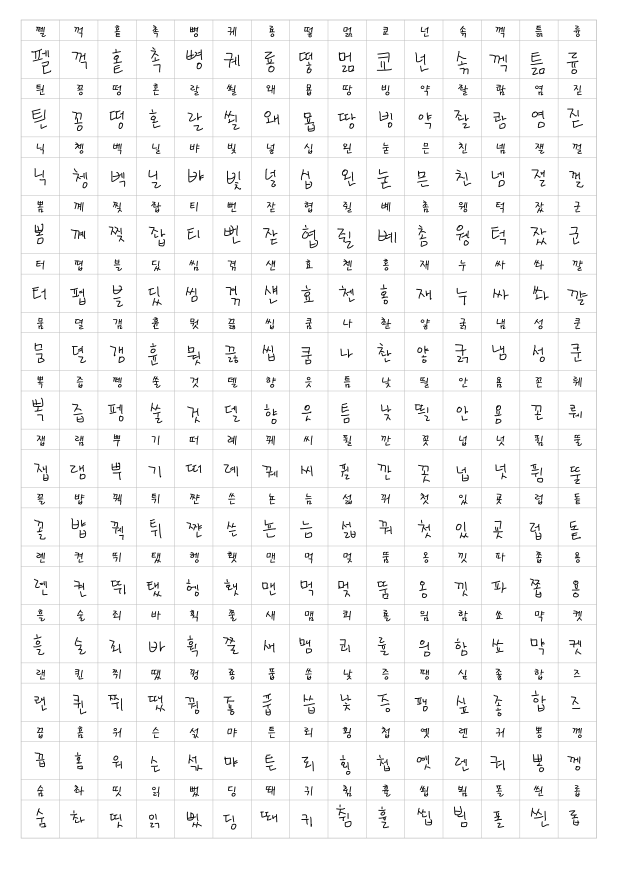
#> input picture ganserver/model/assets/data/handwritten_SH.jpg, 1239 x 1754 px (shown at 1/2 size)
$ python handwritten_split_256.py ../../../ganserver/model/assets/data/handwritten_SH.jpg out   (older library calls are emulated)
#> lines starting #> are read from the running program, lines starting #| are printed output that depends on the picture
import numpy as np
import cv2
import matplotlib.pyplot as plt
from PIL import Image
import sys
import os

if len(sys.argv) != 3:
    print("Insufficient arguments")
    sys.exit()

# path setting
input_file = sys.argv[1] # input file (template)
output_dir = sys.argv[2] # output directory

recent_path = os.path.abspath(os.path.dirname(__file__))

handwritten_file = input_file
hangul_file = os.path.join(recent_path,'common/210_hangul.txt')

save_path = os.path.join(output_dir, '1_') # needed for model training

# 아웃풋 폴더 만들기
try:
    os.makedirs(output_dir)
except FileExistsError:
    pass

# read handwritten image
img = cv2.imread(handwritten_file)
#> img is the input picture: shape (1754, 1239, 3); min 0, max 255, mean 246.5

# column detection
edges = cv2.Laplacian(img, cv2.CV_8U)
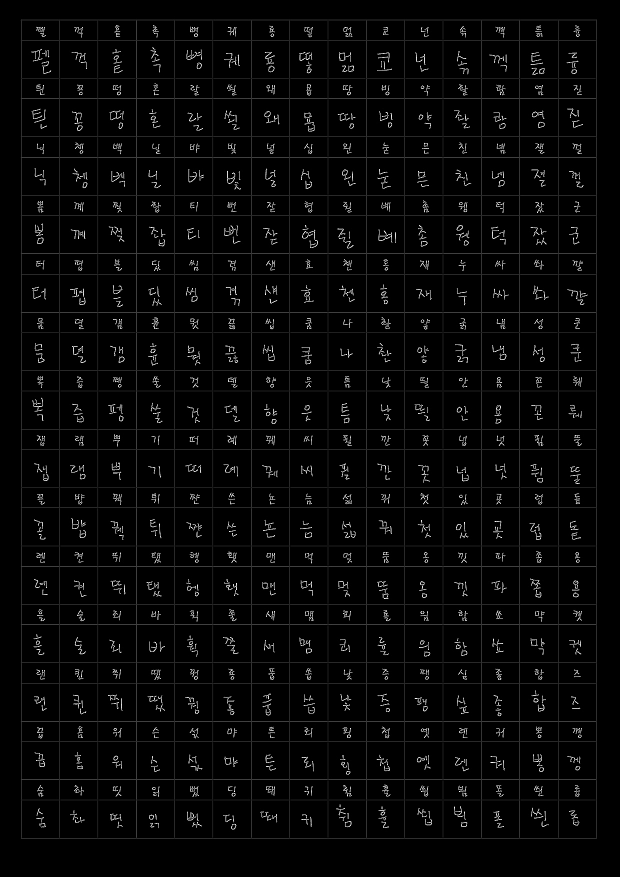
#> edges: shape (1754, 1239, 3) (shown at 1/2 size); min 0, max 255, mean 7.5
kernel = np.zeros((31, 5), np.uint8)
kernel[:, 2] = 1
eroded = cv2.morphologyEx(edges, cv2.MORPH_ERODE, kernel)
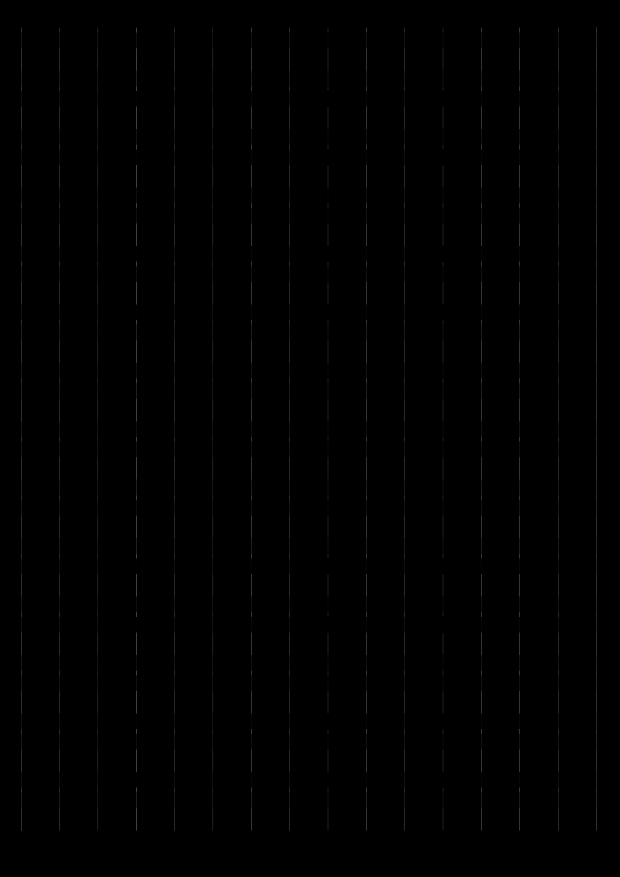
#> eroded: shape (1754, 1239, 3) (shown at 1/2 size); min 0, max 128, mean 0.7
indices = np.nonzero(eroded)
cols = np.unique(indices[1])
#> cols = 21 values from 42 to 1193
filtered_cols = []
for ii in range(len(cols)):
    if ii == 0:
        filtered_cols.append(cols[ii])
    else:
        if np.abs(cols[ii] - cols[ii - 1]) >= 10:
            filtered_cols.append(cols[ii])
#> this loop made 21 passes
#> after the loop, filtered_cols = [42, 119, 195, 272, 349, 425, 502, 579, 655, 732, 809, 885, 962, 1039, 1116, 1192]

# row detection
edges = cv2.Laplacian(img, cv2.CV_8U)
kernel = np.zeros((5, 31), np.uint8)
kernel[2, :] = 1
eroded = cv2.morphologyEx(edges, cv2.MORPH_ERODE, kernel)
indices = np.nonzero(eroded)
rows = np.unique(indices[0])
#> rows = 36 values from 39 to 1676
filtered_rows = []
for ii in range(len(rows)):
    if ii == 0:
        filtered_rows.append(rows[ii])
    else:
        if np.abs(rows[ii] - rows[ii - 1]) >= 10:
            filtered_rows.append(rows[ii])
#> this loop made 36 passes
#> after the loop, filtered_rows = 29 values from 39 to 1676


# labeling
with open(hangul_file, 'r', encoding='utf-8') as rf:
#> (reads fontgan/makefontapp/tools/common/210_hangul.txt from the repository)
    hangul = rf.read().replace("'", '').replace(",", '').split()

#k = iter(hangul)
k = iter([str(i) for i in range(1, len(hangul)+1)])

from common import preprocessing

for i in range(len(filtered_rows)-1):
    if i%2 == 0:
        continue
    for j in range(len(filtered_cols)-1):
        cropped = img[filtered_rows[i]+3:filtered_rows[i+1]-2,
                                filtered_cols[j]+3:filtered_cols[j+1]-2, :]
        Image.fromarray(cropped).save(save_path + next(k) + '.png')
#> this loop made 28 passes
#> pass 2, `Image.fromarray(cropped).save(save_path + next(k) + '.png')`:
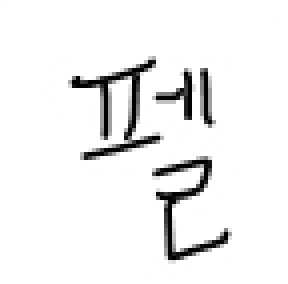
#> saved as 1_1.png: PIL image 72x71 RGB (shown 4 times larger); min 0, max 255, mean 239.8
#> pass 2, `Image.fromarray(cropped).save(save_path + next(k) + '.png')`:
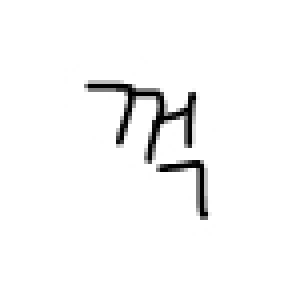
#> saved as 1_2.png: PIL image 71x71 RGB (shown 4 times larger); min 0, max 255, mean 246.6
#> pass 2, `Image.fromarray(cropped).save(save_path + next(k) + '.png')`:
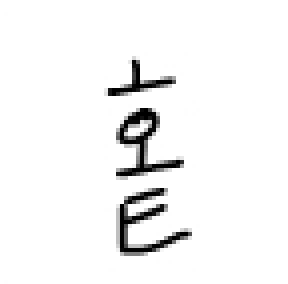
#> saved as 1_3.png: PIL image 72x71 RGB (shown 4 times larger); min 0, max 255, mean 244
#> pass 2, `Image.fromarray(cropped).save(save_path + next(k) + '.png')`:
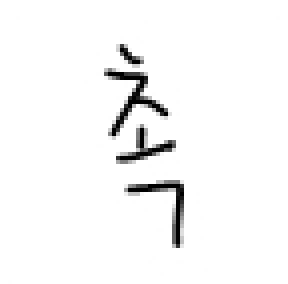
#> saved as 1_4.png: PIL image 72x71 RGB (shown 4 times larger); min 0, max 255, mean 246.8
#> after the loop:
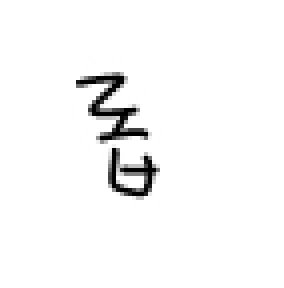
#> cropped: shape (72, 71, 3) (shown 4 times larger); min 0, max 255, mean 247.4
